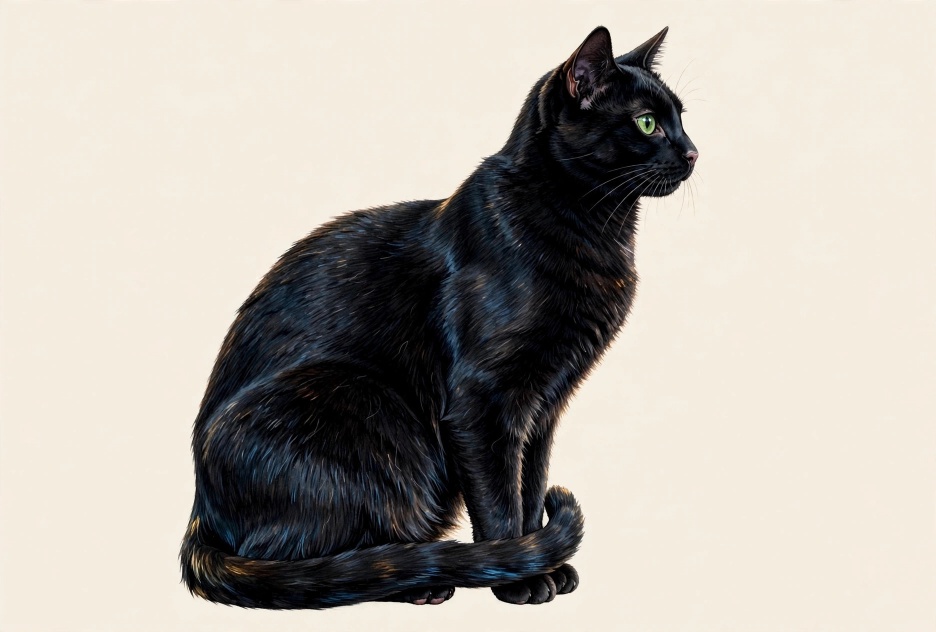
#> input picture tools/art/src/cat.jpg, 1872 x 1264 px (shown at 1/2 size)
$ python -i catmatte.py   (imports and definitions only)
#> lines starting #> are read from the running program, lines starting #| are printed output that depends on the picture; after the words box and inside, x2 and y2 are one past the last pixel; in counts of white or black regions, pixels touching at a corner belong together
#> further down, picture is the input picture: shape (1264, 1872, 3); mean B, G, R 167.1, 174.9, 180.1
"""Cut the black cat out of its plain cream background (stills and video frames)."""
import numpy as np, cv2
from scipy import ndimage as ndi

FUR = np.array([0.07, 0.06, 0.07], np.float32)        # BGR of the darkest fur
CREAM = np.array([223, 236, 244], np.float32) / 255     # BGR of the paper in the original illustration


def matte(bgr, bg=None, solid_thr=0.5, ring=False):
    """bgr float image in 0..1 -> (alpha, clean foreground colour, background colour).
    The cat is dark on a light, even background, so alpha is how far a pixel has moved from the
    background towards dark fur; the inside of the cat (eyes, nose, sheen) is then filled solid."""
#> called with solid_thr = 0.5, ring = False
    h, w, _ = bgr.shape
#> h = 1264; w = 1872
    if bg is None:
        b = max(4, h // 40)
#> b = 31
        border = np.concatenate([bgr[:b].reshape(-1, 3), bgr[-b:].reshape(-1, 3), bgr[:, :b].reshape(-1, 3), bgr[:, -b:].reshape(-1, 3)])
        bg = np.median(border, 0)
#> bg = [223, 236, 244]
    d = bg - FUR
#> d = [222.9, 235.9, 243.9]
    a = np.clip(((bg - bgr) @ d) / (d @ d), 0, 1)
    a = np.clip((a - 0.06) / 0.80, 0, 1)                       # ignore paper grain, firm up the fur
    solid = a > solid_thr
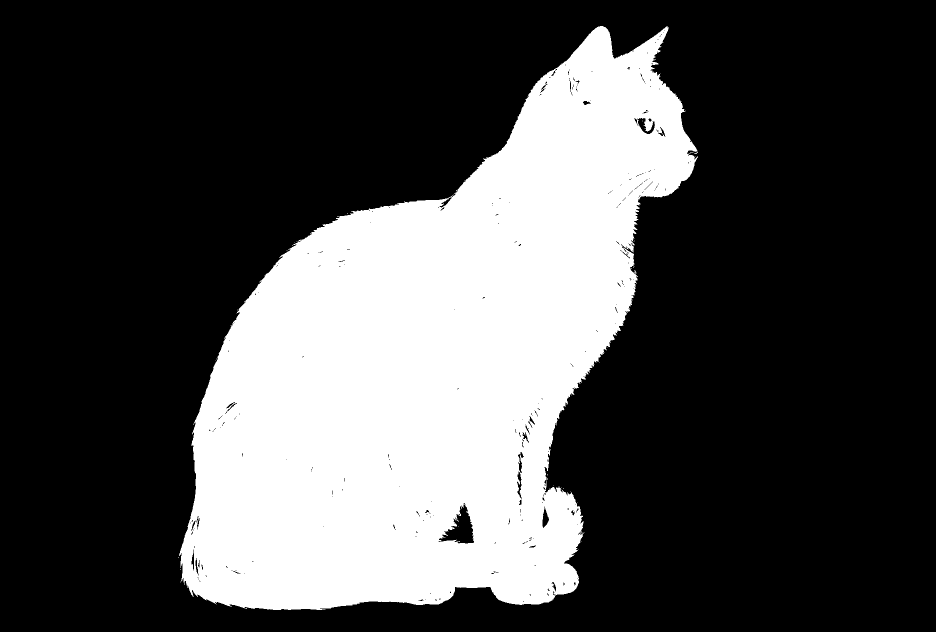
#> solid: shape (1264, 1872) bool (shown at 1/2 size); 29% white; 29 white regions (28 under 20 px), largest, box (x1, y1, x2, y2) and area: (358, 52, 1396, 1220) 686069
    lab, n = ndi.label(solid)
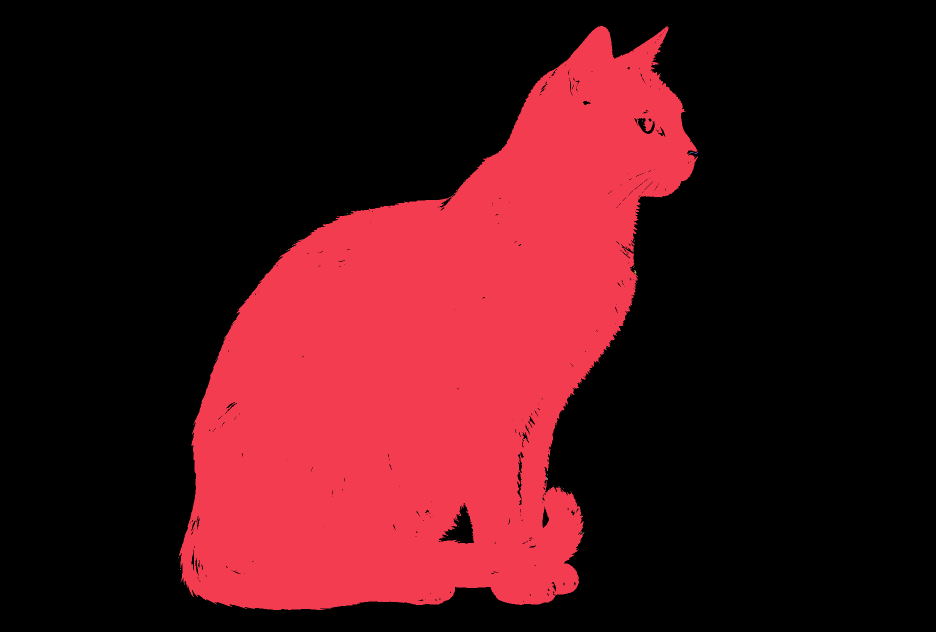
#> lab: shape (1264, 1872) int32 (shown at 1/2 size); 95 distinct labels, from 0 to 94; one colour per label, 0 black
#> n = 94
    if n == 0:
        return np.zeros((h, w), np.float32), bgr, bg
    sizes = ndi.sum(solid, lab, range(1, n + 1))
#> sizes = 94 values, max 685969 at index 0, min 1 at index 1, mean 7299.2
    keep = np.isin(lab, 1 + np.nonzero(sizes > sizes.max() * 0.02)[0])   # the cat, and big bits of it (a lifted paw)
#> keep: shape (1264, 1872) bool; 29% white; 1 white region, box (x1, y1, x2, y2) and area: (358, 52, 1396, 1220) 685969
    body = ndi.binary_fill_holes(keep)
#> body: shape (1264, 1872) bool; 29.3% white; 1 white region, box (x1, y1, x2, y2) and area: (358, 52, 1396, 1220) 692294
    # ...but a hole that is plain paper (the gap between tail and legs) stays a hole
    holes, hn = ndi.label(body & ~keep)
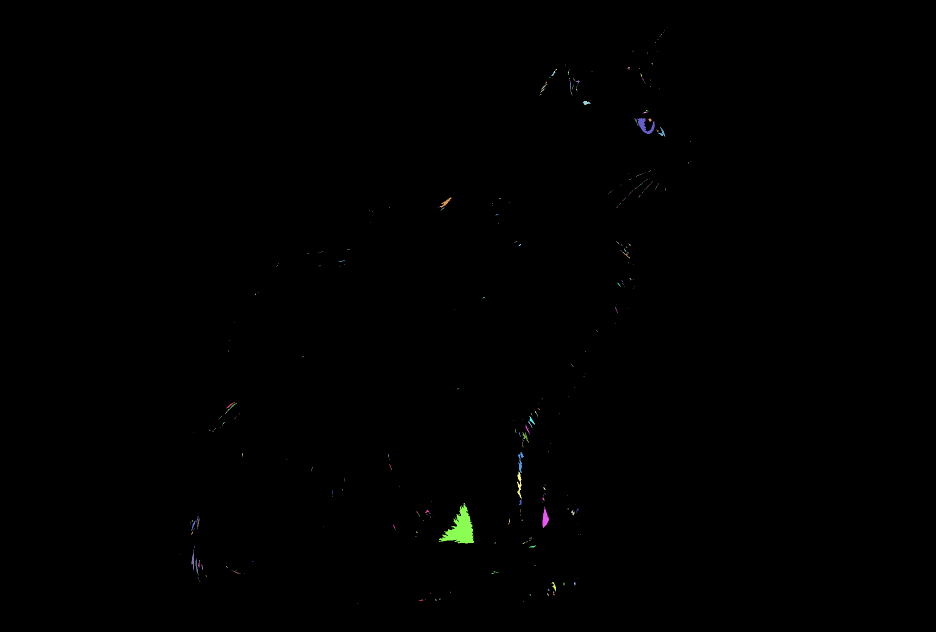
#> holes: shape (1264, 1872) int32 (shown at 1/2 size); 484 distinct labels, from 0 to 483; one colour per label, 0 black
#> hn = 483
    if hn:
        med = ndi.median(a, holes, range(1, hn + 1))
#> med = 483 values, max 0.5 at index 404, min 0 at index 387, mean 0.444
        area = ndi.sum(np.ones_like(a), holes, range(1, hn + 1))
#> area = 483 values, max 2606 at index 387, min 1 at index 0, mean 13.1
        paper = 1 + np.nonzero((np.asarray(med) < 0.12) & (np.asarray(area) > (h * w) * 2e-5))[0]
#> paper = [388, 389]
        body &= ~np.isin(holes, paper)
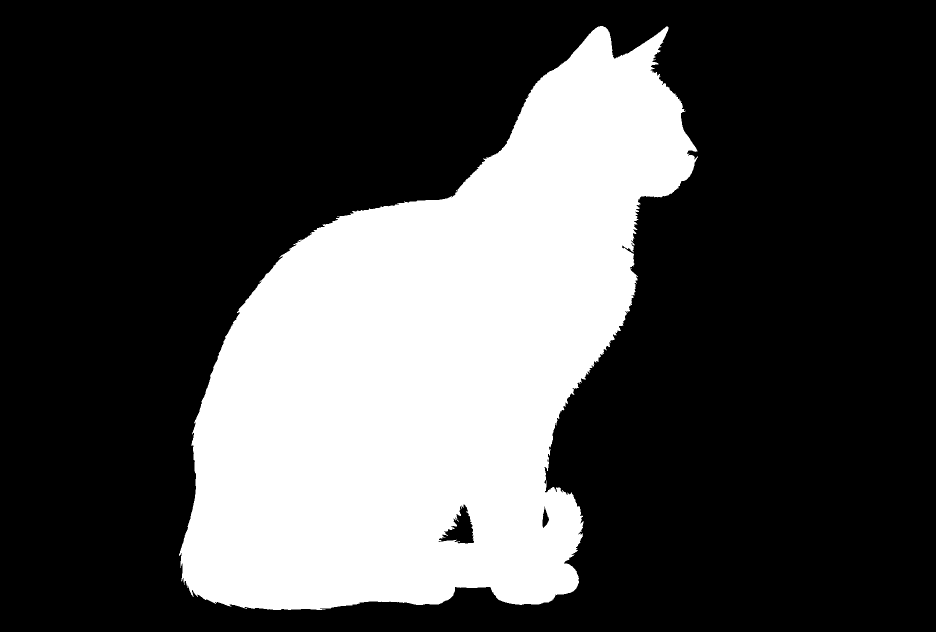
#> body: shape (1264, 1872) bool (shown at 1/2 size); 29.1% white; 1 white region, box (x1, y1, x2, y2) and area: (358, 52, 1396, 1220) 689383
    near = ndi.binary_dilation(body, iterations=max(2, h // 120))        # soft fur edge only close to the body
#> near: shape (1264, 1872) bool; 30.9% white; 1 white region, box (x1, y1, x2, y2) and area: (348, 42, 1406, 1230) 730249
    alpha = np.where(body, 1.0, a * near).astype(np.float32)
    alpha = np.maximum(alpha, cv2.GaussianBlur(body.astype(np.float32), (0, 0), 0.8) * body)
    # remove the paper colour from half-transparent edge pixels
    aa = np.clip(alpha, 0.08, 1)[..., None]
    fg = np.clip((bgr - (1 - aa) * bg) / aa, 0, 1)
    fg = np.where(alpha[..., None] > 0.97, bgr, fg)
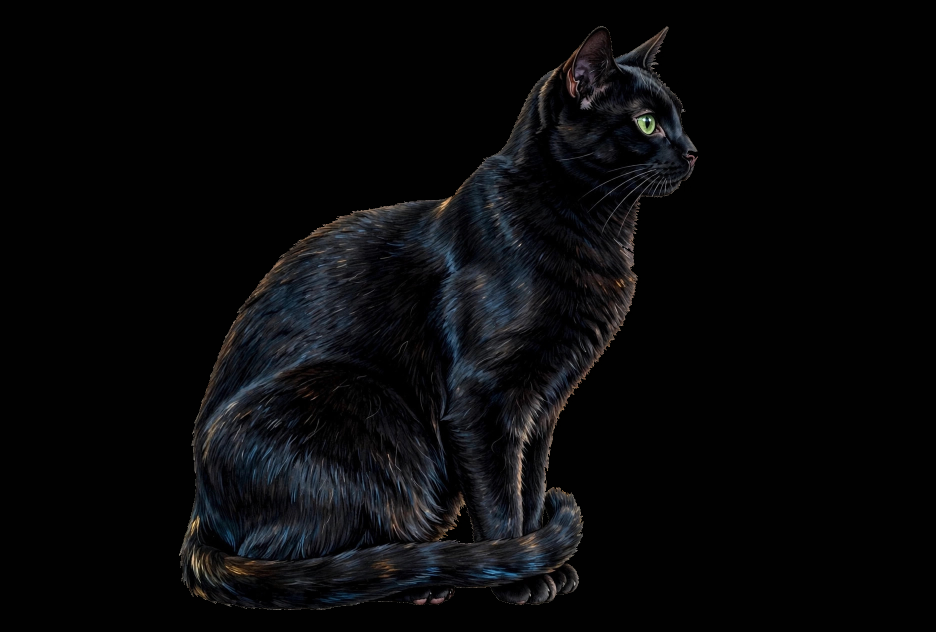
#> fg: shape (1264, 1872, 3) float64 (shown at 1/2 size); mean B, G, R 9.5, 8.3, 8.1
    # A frame caught mid-leap is a smear of motion: grey where black fur and paper blurred together.
    # Filled solid that reads as a pale ghost, so the more of the cat is smeared, the more it is kept as
    # see-through dark fur instead.
    smear = float(((a < 0.9) & solid).sum()) / max(1, int(solid.sum()))
#> smear = 0.158
    w = float(np.clip((smear - 0.10) / 0.10, 0, 1))
#> w = 0.584
    if w > 0:
        soft = (np.clip(a * 1.25, 0, 1) * near).astype(np.float32)
        sa = np.clip(soft, 0.08, 1)[..., None]
        sfg = np.clip((bgr - (1 - sa) * bg) / sa, 0, 1)
        dark = FUR * 1.6
        k = np.clip((soft - 0.6) / 0.35, 0, 1)[..., None]           # only what is nearly solid keeps its own colour
        sfg = dark * (1 - k) + sfg * k
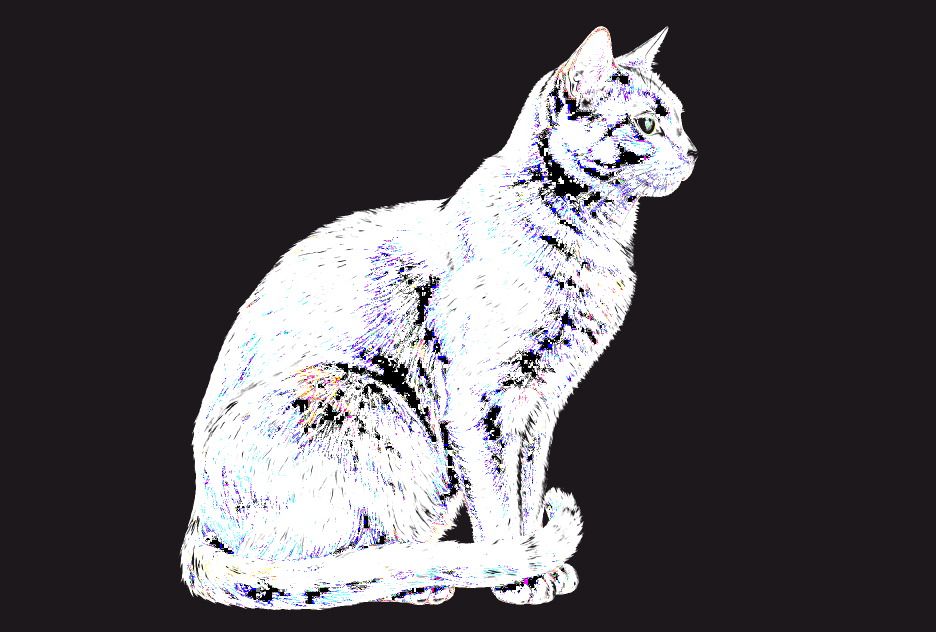
#> sfg: shape (1264, 1872, 3) float64 (shown at 1/2 size); mean of channels 0, 1, 2 0.343, 0.321, 0.333; drawn as B, G, R
        alpha = alpha * (1 - w) + soft * w
        fg = fg * (1 - w) + sfg * w
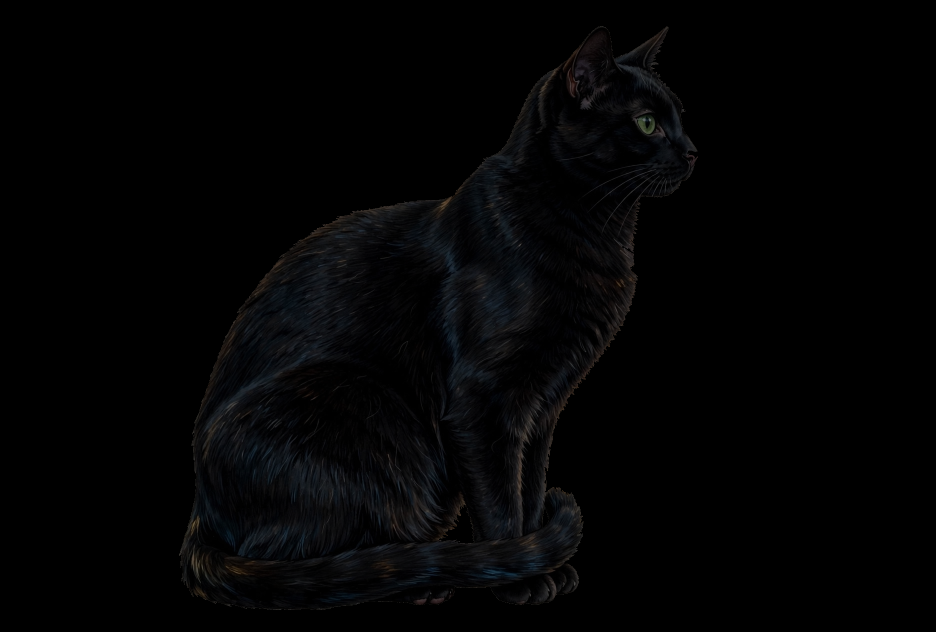
#> fg: shape (1264, 1872, 3) float64 (shown at 1/2 size); mean B, G, R 4.2, 3.7, 3.5
    if ring:
        # Just inside the outline the fur is mixed with paper (the more so in a smeared frame), which shows as a pale
        # rim once the cat is in a dark room. Take the paper out of those pixels; where it was half paper, make it plain fur.
        depth = ndi.distance_transform_edt(body)
        band = body & (depth <= 3 + 12 * w) & (a < 0.9)
        cov = np.clip(a, 0.2, 1)[..., None]
        own = np.clip((bgr - (1 - cov) * bg) / cov, 0, 1)
        k = np.clip((a - 0.5) / 0.4, 0, 1)[..., None]
        fg = np.where(band[..., None], FUR * 1.6 * (1 - k) + own * k, fg)
    return alpha, fg.astype(np.float32), bg


def cutout(path):
    im = cv2.imread(path).astype(np.float32) / 255
    a, fg, bg = matte(im)
    ys, xs = np.nonzero(a > 0.5)
    return a, fg, (xs.min(), ys.min(), xs.max() + 1, ys.max() + 1)

>>> import cv2
>>> picture = cv2.imread('src/cat.jpg')
>>> result = matte(picture)
